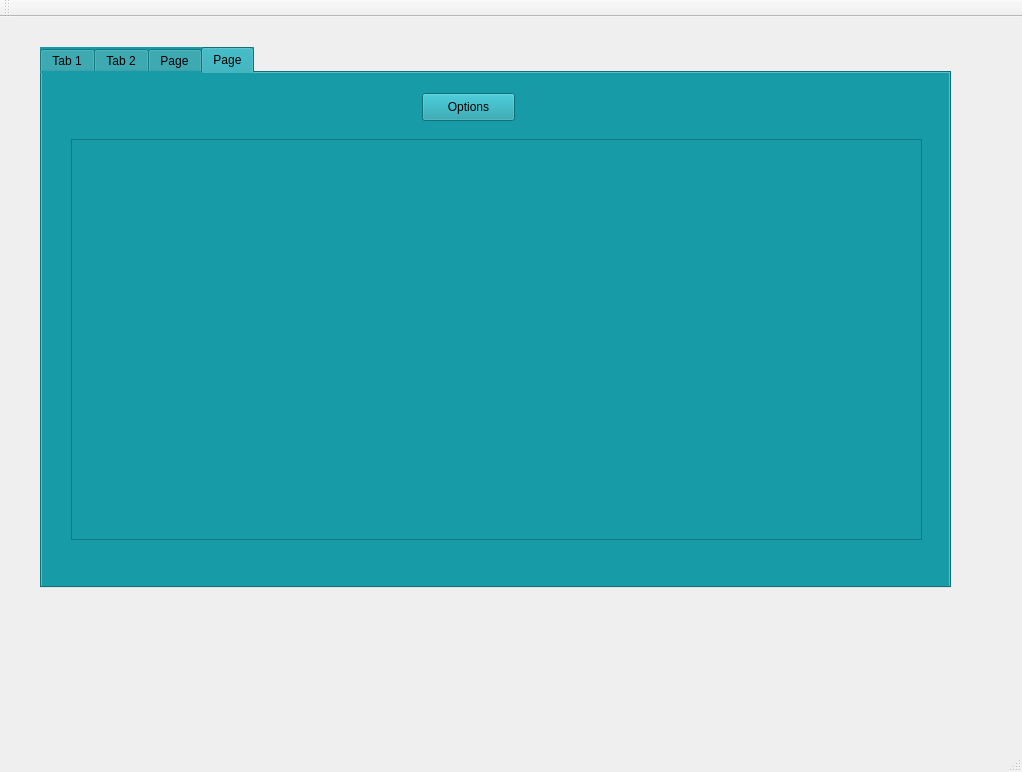
<?xml version="1.0" encoding="UTF-8"?>
<ui version="4.0">
 <class>MainWindow</class>
 <widget class="QMainWindow" name="MainWindow">
  <property name="geometry">
   <rect>
    <x>0</x>
    <y>0</y>
    <width>1022</width>
    <height>772</height>
   </rect>
  </property>
  <property name="windowTitle">
   <string>Gestion des Clients</string>
  </property>
  <widget class="QWidget" name="centralWidget">
   <widget class="QTabWidget" name="Ajouter">
    <property name="geometry">
     <rect>
      <x>40</x>
      <y>30</y>
      <width>911</width>
      <height>541</height>
     </rect>
    </property>
    <property name="styleSheet">
     <string notr="true">background-color: rgb(23, 155, 167);</string>
    </property>
    <property name="currentIndex">
     <number>3</number>
    </property>
    <widget class="QWidget" name="Ajout">
     <attribute name="title">
      <string>Tab 1</string>
     </attribute>
     <widget class="QGroupBox" name="groupBox">
      <property name="geometry">
       <rect>
        <x>70</x>
        <y>50</y>
        <width>291</width>
        <height>421</height>
       </rect>
      </property>
      <property name="styleSheet">
       <string notr="true">background-color: rgb(21, 139, 151);
color: #b1b1b1;
color: rgb(0, 0, 0);


 

    border-width: 3px;

    border-color: #ffffff;

    border-style: solid;

    border-radius: 10;



    padding: 3px;

    font-size: 12px;

    padding-left: 5px;

    padding-right: 5px;</string>
      </property>
      <property name="title">
       <string>Ajouter</string>
      </property>
      <widget class="QPushButton" name="pb_ajouter">
       <property name="geometry">
        <rect>
         <x>110</x>
         <y>310</y>
         <width>93</width>
         <height>28</height>
        </rect>
       </property>
       <property name="styleSheet">
        <string notr="true">color: #b1b1b1;
color: rgb(0, 0, 0);
background-color: rgb(255, 255, 255);

 

    border-width: 3px;

    border-color: #ffffff;

    border-style: solid;

    border-radius: 10;



    padding: 3px;

    font-size: 12px;

    padding-left: 5px;

    padding-right: 5px;</string>
       </property>
       <property name="text">
        <string>Ajouter</string>
       </property>
      </widget>
      <widget class="QLineEdit" name="le_idc">
       <property name="geometry">
        <rect>
         <x>120</x>
         <y>50</y>
         <width>113</width>
         <height>22</height>
        </rect>
       </property>
       <property name="styleSheet">
        <string notr="true">color: #b1b1b1;
color: rgb(0, 0, 0);
background-color: rgb(255, 255, 255);

 

    border-width: 3px;

    border-color: #ffffff;

    border-style: solid;

    border-radius: 10;



    padding: 3px;

    font-size: 12px;

    padding-left: 5px;

    padding-right: 5px;</string>
       </property>
      </widget>
      <widget class="QLineEdit" name="le_prenom">
       <property name="geometry">
        <rect>
         <x>120</x>
         <y>130</y>
         <width>113</width>
         <height>22</height>
        </rect>
       </property>
       <property name="styleSheet">
        <string notr="true">color: #b1b1b1;
color: rgb(0, 0, 0);
background-color: rgb(255, 255, 255);

 

    border-width: 3px;

    border-color: #ffffff;

    border-style: solid;

    border-radius: 10;



    padding: 3px;

    font-size: 12px;

    padding-left: 5px;

    padding-right: 5px;</string>
       </property>
      </widget>
      <widget class="QLineEdit" name="le_email">
       <property name="geometry">
        <rect>
         <x>120</x>
         <y>210</y>
         <width>113</width>
         <height>22</height>
        </rect>
       </property>
       <property name="styleSheet">
        <string notr="true">color: #b1b1b1;
color: rgb(0, 0, 0);
background-color: rgb(255, 255, 255);

 

    border-width: 3px;

    border-color: #ffffff;

    border-style: solid;

    border-radius: 10;



    padding: 3px;

    font-size: 12px;

    padding-left: 5px;

    padding-right: 5px;</string>
       </property>
      </widget>
      <widget class="QLineEdit" name="le_tel">
       <property name="geometry">
        <rect>
         <x>120</x>
         <y>170</y>
         <width>113</width>
         <height>22</height>
        </rect>
       </property>
       <property name="styleSheet">
        <string notr="true">color: #b1b1b1;
color: rgb(0, 0, 0);
background-color: rgb(255, 255, 255);

 

    border-width: 3px;

    border-color: #ffffff;

    border-style: solid;

    border-radius: 10;



    padding: 3px;

    font-size: 12px;

    padding-left: 5px;

    padding-right: 5px;</string>
       </property>
      </widget>
      <widget class="QLabel" name="label_6">
       <property name="geometry">
        <rect>
         <x>360</x>
         <y>40</y>
         <width>161</width>
         <height>16</height>
        </rect>
       </property>
       <property name="text">
        <string>Liste des clients</string>
       </property>
      </widget>
      <widget class="QLineEdit" name="le_nom">
       <property name="geometry">
        <rect>
         <x>120</x>
         <y>90</y>
         <width>113</width>
         <height>22</height>
        </rect>
       </property>
       <property name="styleSheet">
        <string notr="true">color: #b1b1b1;
color: rgb(0, 0, 0);
background-color: rgb(255, 255, 255);

 

    border-width: 3px;

    border-color: #ffffff;

    border-style: solid;

    border-radius: 10;



    padding: 3px;

    font-size: 12px;

    padding-left: 5px;

    padding-right: 5px;</string>
       </property>
       <property name="text">
        <string/>
       </property>
      </widget>
      <widget class="QLabel" name="label_15">
       <property name="geometry">
        <rect>
         <x>20</x>
         <y>50</y>
         <width>91</width>
         <height>21</height>
        </rect>
       </property>
       <property name="text">
        <string>    ID Client</string>
       </property>
      </widget>
      <widget class="QLabel" name="label_16">
       <property name="geometry">
        <rect>
         <x>20</x>
         <y>90</y>
         <width>91</width>
         <height>21</height>
        </rect>
       </property>
       <property name="text">
        <string>     NOM</string>
       </property>
      </widget>
      <widget class="QLabel" name="label_17">
       <property name="geometry">
        <rect>
         <x>20</x>
         <y>130</y>
         <width>91</width>
         <height>21</height>
        </rect>
       </property>
       <property name="text">
        <string>   PRENOM</string>
       </property>
      </widget>
      <widget class="QLabel" name="label_18">
       <property name="geometry">
        <rect>
         <x>20</x>
         <y>170</y>
         <width>91</width>
         <height>21</height>
        </rect>
       </property>
       <property name="text">
        <string>  NUM_TEL</string>
       </property>
      </widget>
      <widget class="QLabel" name="label_19">
       <property name="geometry">
        <rect>
         <x>20</x>
         <y>210</y>
         <width>91</width>
         <height>21</height>
        </rect>
       </property>
       <property name="text">
        <string>  EMAIL</string>
       </property>
      </widget>
      <widget class="QLabel" name="label_20">
       <property name="geometry">
        <rect>
         <x>20</x>
         <y>240</y>
         <width>91</width>
         <height>21</height>
        </rect>
       </property>
       <property name="text">
        <string>RENDEZ_VOUS</string>
       </property>
      </widget>
      <widget class="QLineEdit" name="le_rdv">
       <property name="geometry">
        <rect>
         <x>120</x>
         <y>240</y>
         <width>113</width>
         <height>22</height>
        </rect>
       </property>
       <property name="styleSheet">
        <string notr="true">color: #b1b1b1;
color: rgb(0, 0, 0);
background-color: rgb(255, 255, 255);

 

    border-width: 3px;

    border-color: #ffffff;

    border-style: solid;

    border-radius: 10;



    padding: 3px;

    font-size: 12px;

    padding-left: 5px;

    padding-right: 5px;</string>
       </property>
      </widget>
     </widget>
    </widget>
    <widget class="QWidget" name="tab_2">
     <attribute name="title">
      <string>Tab 2</string>
     </attribute>
     <widget class="QTableView" name="tab_clients">
      <property name="geometry">
       <rect>
        <x>30</x>
        <y>50</y>
        <width>391</width>
        <height>321</height>
       </rect>
      </property>
      <property name="styleSheet">
       <string notr="true">background-color: rgb(21, 139, 151);
color: #b1b1b1;
color: rgb(0, 0, 0);


 

    border-width: 1px;

    border-color: #ffffff;

    border-style: solid;

    border-radius: 10;



    padding: 3px;

    font-size: 12px;

    padding-left: 5px;

    padding-right: 5px;</string>
      </property>
     </widget>
     <widget class="QLineEdit" name="le_id_supp">
      <property name="geometry">
       <rect>
        <x>530</x>
        <y>100</y>
        <width>113</width>
        <height>22</height>
       </rect>
      </property>
      <property name="styleSheet">
       <string notr="true">color: #b1b1b1;
color: rgb(0, 0, 0);
background-color: rgb(255, 255, 255);

 

    border-width: 3px;

    border-color: #ffffff;

    border-style: solid;

    border-radius: 10;



    padding: 3px;

    font-size: 12px;

    padding-left: 5px;

    padding-right: 5px;</string>
      </property>
     </widget>
     <widget class="QLabel" name="label_9">
      <property name="geometry">
       <rect>
        <x>470</x>
        <y>100</y>
        <width>56</width>
        <height>16</height>
       </rect>
      </property>
      <property name="text">
       <string>ID</string>
      </property>
     </widget>
     <widget class="QPushButton" name="pb_supprimer">
      <property name="geometry">
       <rect>
        <x>540</x>
        <y>150</y>
        <width>93</width>
        <height>28</height>
       </rect>
      </property>
      <property name="styleSheet">
       <string notr="true">color: #b1b1b1;
color: rgb(0, 0, 0);
background-color: rgb(255, 255, 255);

 

    border-width: 3px;

    border-color: #ffffff;

    border-style: solid;

    border-radius: 10;



    padding: 3px;

    font-size: 12px;

    padding-left: 5px;

    padding-right: 5px;</string>
      </property>
      <property name="text">
       <string>supprimer</string>
      </property>
     </widget>
     <widget class="QLineEdit" name="le_edit_name">
      <property name="geometry">
       <rect>
        <x>590</x>
        <y>236</y>
        <width>113</width>
        <height>22</height>
       </rect>
      </property>
      <property name="styleSheet">
       <string notr="true">color: #b1b1b1;
color: rgb(0, 0, 0);
background-color: rgb(255, 255, 255);

 

    border-width: 3px;

    border-color: #ffffff;

    border-style: solid;

    border-radius: 10;



    padding: 3px;

    font-size: 12px;

    padding-left: 5px;

    padding-right: 5px;</string>
      </property>
      <property name="text">
       <string/>
      </property>
     </widget>
     <widget class="QLineEdit" name="le__edit_idc">
      <property name="geometry">
       <rect>
        <x>590</x>
        <y>320</y>
        <width>113</width>
        <height>22</height>
       </rect>
      </property>
      <property name="styleSheet">
       <string notr="true">color: #b1b1b1;
color: rgb(0, 0, 0);
background-color: rgb(255, 255, 255);

 

    border-width: 3px;

    border-color: #ffffff;

    border-style: solid;

    border-radius: 10;



    padding: 3px;

    font-size: 12px;

    padding-left: 5px;

    padding-right: 5px;</string>
      </property>
     </widget>
     <widget class="QLabel" name="label_12">
      <property name="geometry">
       <rect>
        <x>530</x>
        <y>236</y>
        <width>56</width>
        <height>16</height>
       </rect>
      </property>
      <property name="text">
       <string>New name</string>
      </property>
     </widget>
     <widget class="QPushButton" name="pb_update">
      <property name="geometry">
       <rect>
        <x>660</x>
        <y>386</y>
        <width>93</width>
        <height>28</height>
       </rect>
      </property>
      <property name="text">
       <string>Update</string>
      </property>
     </widget>
     <widget class="QLineEdit" name="le_edit_prenom">
      <property name="geometry">
       <rect>
        <x>590</x>
        <y>280</y>
        <width>113</width>
        <height>22</height>
       </rect>
      </property>
      <property name="styleSheet">
       <string notr="true">color: #b1b1b1;
color: rgb(0, 0, 0);
background-color: rgb(255, 255, 255);

 

    border-width: 3px;

    border-color: #ffffff;

    border-style: solid;

    border-radius: 10;



    padding: 3px;

    font-size: 12px;

    padding-left: 5px;

    padding-right: 5px;</string>
      </property>
     </widget>
     <widget class="QLabel" name="label_10">
      <property name="geometry">
       <rect>
        <x>530</x>
        <y>280</y>
        <width>56</width>
        <height>16</height>
       </rect>
      </property>
      <property name="text">
       <string>New _pren</string>
      </property>
     </widget>
     <widget class="QLabel" name="label_11">
      <property name="geometry">
       <rect>
        <x>530</x>
        <y>320</y>
        <width>56</width>
        <height>16</height>
       </rect>
      </property>
      <property name="text">
       <string>New_ID</string>
      </property>
     </widget>
     <widget class="QLineEdit" name="le_edit_tel">
      <property name="geometry">
       <rect>
        <x>732</x>
        <y>241</y>
        <width>111</width>
        <height>31</height>
       </rect>
      </property>
      <property name="styleSheet">
       <string notr="true">color: #b1b1b1;
color: rgb(0, 0, 0);
background-color: rgb(255, 255, 255);

 

    border-width: 3px;

    border-color: #ffffff;

    border-style: solid;

    border-radius: 10;



    padding: 3px;

    font-size: 12px;

    padding-left: 5px;

    padding-right: 5px;</string>
      </property>
      <property name="text">
       <string/>
      </property>
     </widget>
     <widget class="QLineEdit" name="le_edit_email">
      <property name="geometry">
       <rect>
        <x>732</x>
        <y>301</y>
        <width>121</width>
        <height>31</height>
       </rect>
      </property>
      <property name="styleSheet">
       <string notr="true">color: #b1b1b1;
color: rgb(0, 0, 0);
background-color: rgb(255, 255, 255);

 

    border-width: 3px;

    border-color: #ffffff;

    border-style: solid;

    border-radius: 10;



    padding: 3px;

    font-size: 12px;

    padding-left: 5px;

    padding-right: 5px;</string>
      </property>
     </widget>
     <widget class="QLabel" name="label_13">
      <property name="geometry">
       <rect>
        <x>740</x>
        <y>220</y>
        <width>56</width>
        <height>16</height>
       </rect>
      </property>
      <property name="text">
       <string>New tel</string>
      </property>
     </widget>
     <widget class="QLabel" name="label_14">
      <property name="geometry">
       <rect>
        <x>740</x>
        <y>280</y>
        <width>51</width>
        <height>20</height>
       </rect>
      </property>
      <property name="text">
       <string>New _email</string>
      </property>
     </widget>
     <widget class="QPushButton" name="pb_find">
      <property name="geometry">
       <rect>
        <x>670</x>
        <y>150</y>
        <width>93</width>
        <height>28</height>
       </rect>
      </property>
      <property name="styleSheet">
       <string notr="true">color: #b1b1b1;
color: rgb(0, 0, 0);
background-color: rgb(255, 255, 255);

 

    border-width: 3px;

    border-color: #ffffff;

    border-style: solid;

    border-radius: 10;



    padding: 3px;

    font-size: 12px;

    padding-left: 5px;

    padding-right: 5px;</string>
      </property>
      <property name="text">
       <string>Find</string>
      </property>
     </widget>
     <widget class="QPushButton" name="pushButton">
      <property name="geometry">
       <rect>
        <x>70</x>
        <y>420</y>
        <width>93</width>
        <height>28</height>
       </rect>
      </property>
      <property name="styleSheet">
       <string notr="true">color: #b1b1b1;
color: rgb(0, 0, 0);
background-color: rgb(255, 255, 255);

 

    border-width: 3px;

    border-color: #ffffff;

    border-style: solid;

    border-radius: 10;



    padding: 3px;

    font-size: 12px;

    padding-left: 5px;

    padding-right: 5px;</string>
      </property>
      <property name="text">
       <string>Tri</string>
      </property>
     </widget>
     <widget class="QPushButton" name="pb_genererPdf">
      <property name="geometry">
       <rect>
        <x>300</x>
        <y>420</y>
        <width>93</width>
        <height>28</height>
       </rect>
      </property>
      <property name="text">
       <string>Generer Pdf</string>
      </property>
     </widget>
     <widget class="QLineEdit" name="le_edit_rdv">
      <property name="geometry">
       <rect>
        <x>590</x>
        <y>200</y>
        <width>111</width>
        <height>31</height>
       </rect>
      </property>
      <property name="styleSheet">
       <string notr="true">color: #b1b1b1;
color: rgb(0, 0, 0);
background-color: rgb(255, 255, 255);

 

    border-width: 3px;

    border-color: #ffffff;

    border-style: solid;

    border-radius: 10;



    padding: 3px;

    font-size: 12px;

    padding-left: 5px;

    padding-right: 5px;</string>
      </property>
      <property name="text">
       <string/>
      </property>
     </widget>
     <widget class="QLabel" name="label_21">
      <property name="geometry">
       <rect>
        <x>530</x>
        <y>210</y>
        <width>56</width>
        <height>16</height>
       </rect>
      </property>
      <property name="text">
       <string>new rdv</string>
      </property>
     </widget>
    </widget>
    <widget class="QWidget" name="tab">
     <attribute name="title">
      <string>Page</string>
     </attribute>
     <widget class="QWidget" name="verticalLayoutWidget">
      <property name="geometry">
       <rect>
        <x>40</x>
        <y>30</y>
        <width>741</width>
        <height>431</height>
       </rect>
      </property>
      <layout class="QVBoxLayout" name="verticalLayout"/>
     </widget>
    </widget>
    <widget class="QWidget" name="tab_3">
     <attribute name="title">
      <string>Page</string>
     </attribute>
     <widget class="QPushButton" name="Options__pushButton">
      <property name="geometry">
       <rect>
        <x>380</x>
        <y>20</y>
        <width>93</width>
        <height>28</height>
       </rect>
      </property>
      <property name="text">
       <string>Options</string>
      </property>
     </widget>
     <widget class="QScrollArea" name="scrollArea">
      <property name="geometry">
       <rect>
        <x>29</x>
        <y>66</y>
        <width>851</width>
        <height>401</height>
       </rect>
      </property>
      <property name="widgetResizable">
       <bool>true</bool>
      </property>
      <widget class="QWidget" name="scrollAreaWidgetContents">
       <property name="geometry">
        <rect>
         <x>0</x>
         <y>0</y>
         <width>849</width>
         <height>399</height>
        </rect>
       </property>
      </widget>
     </widget>
    </widget>
   </widget>
  </widget>
  <widget class="QToolBar" name="mainToolBar">
   <attribute name="toolBarArea">
    <enum>TopToolBarArea</enum>
   </attribute>
   <attribute name="toolBarBreak">
    <bool>false</bool>
   </attribute>
  </widget>
  <widget class="QStatusBar" name="statusBar"/>
 </widget>
 <layoutdefault spacing="6" margin="11"/>
 <resources/>
 <connections/>
</ui>
